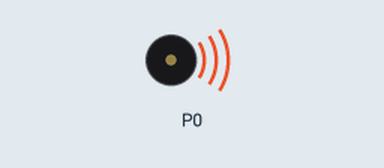
A program run on a simulated BBC micro:bit (MakeCode). Shown: buzzer (waves = sounding).

Above: at 0.1 s.
At 8.1 s:
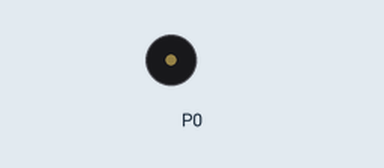
Timing chart, 0 to 9.6 s (numbered marks = the images above):
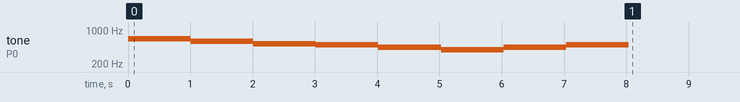

The program:

main.ts
```typescript
music.playTone(659, music.beat(BeatFraction.Double))
music.playTone(587, music.beat(BeatFraction.Double))
music.playTone(523, music.beat(BeatFraction.Double))
music.playTone(494, music.beat(BeatFraction.Double))
music.playTone(440, music.beat(BeatFraction.Double))
music.playTone(392, music.beat(BeatFraction.Double))
music.playTone(440, music.beat(BeatFraction.Double))
music.playTone(494, music.beat(BeatFraction.Double))
basic.forever(function () {

})
```

test.ts
```typescript
// 在這裡測試；當此封包作為擴充功能時，將不會編譯此內容。
```
